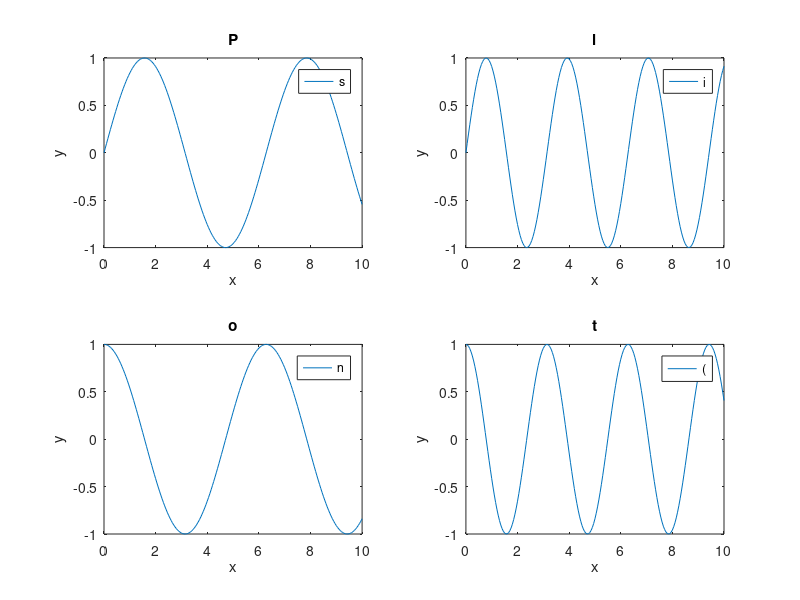

This figure's MATLAB source:
clc, clearvars

x = 0:0.05:10;
y1 = sin(x);
y2 = sin(2 * x);
y3 = cos(x);
y4 = cos(2 * x);
Y = [y1;y2;y3;y4];

legendList = ["sin(x)", "sin(2x)", "cos(x)", "cos(2x)"];
titleList = ["Plot of sin(x)", "Plot of sin(2x)", "Plot of cos(x)", "Plot of cos(2x)"];

for i=1:4
    subplot(2,2,i);
    plot(x,Y(i,1:201));
    legend(legendList(i));
    title(titleList(i));
    xlabel("x");
    ylabel("y");
end
